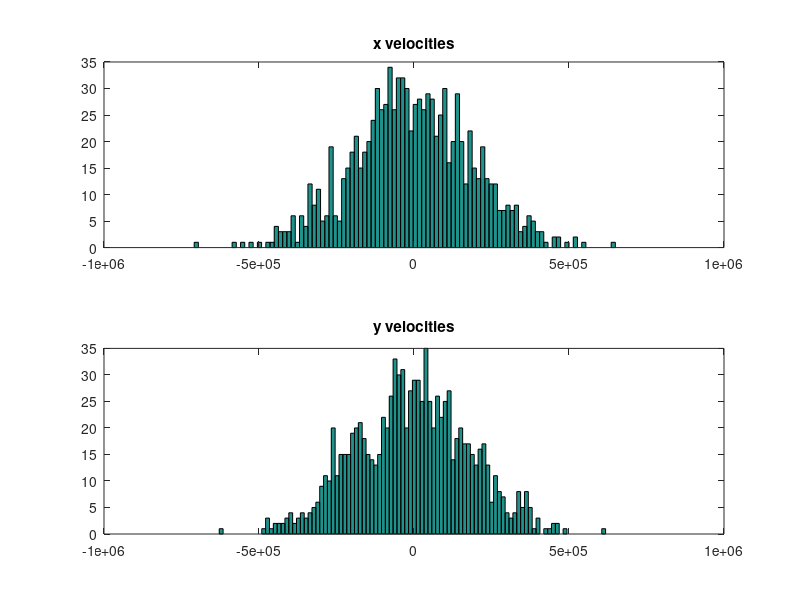
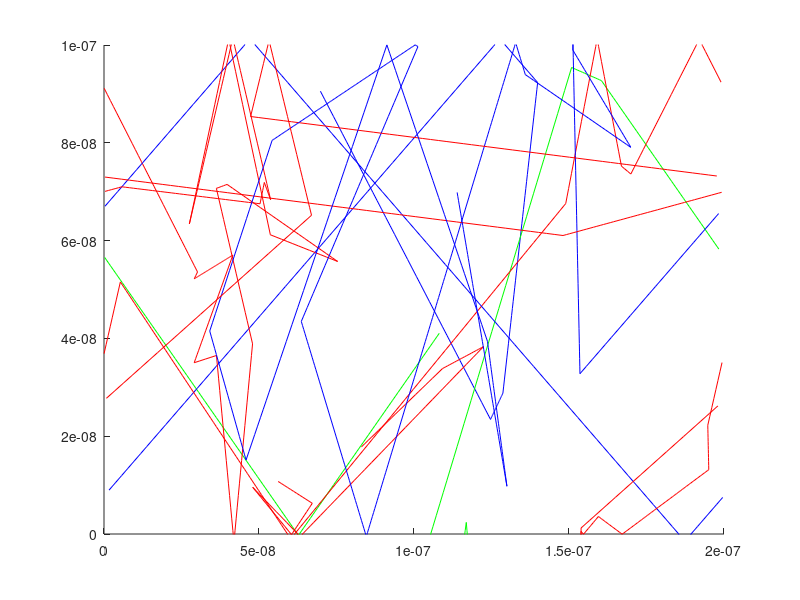
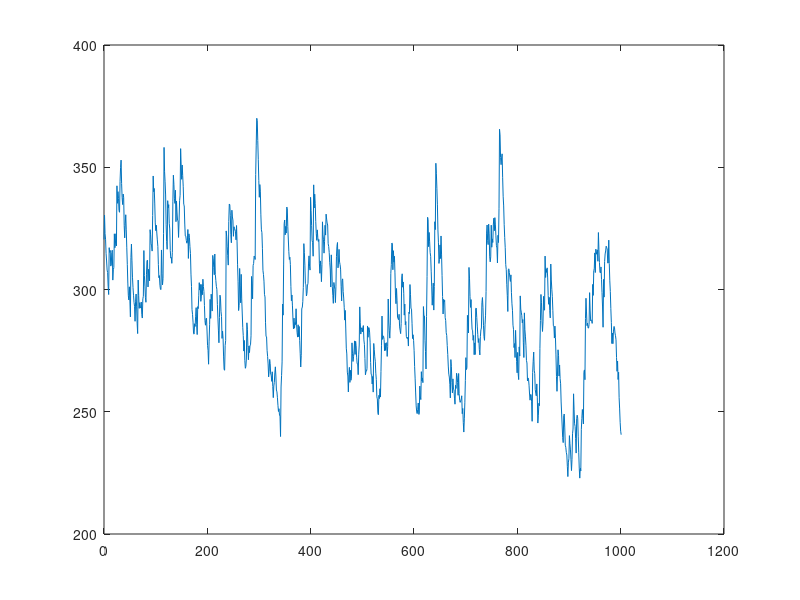

The MATLAB source for these figures, in order:
%constants
C.q_0 = 1.60217653e-19;
C.m_0 = 9.10938215e-31;
C.eps_0 = 8.854187817e-12;
C.kb = 1.3806504e-23;
C.T = 300;
frameWidth = 200e-9;
frameHeight = 100e-9;
iteration = 1;
nAtoms = 1000;
binsize = nAtoms / 10;
Vth = sqrt(2*C.kb*C.T /(0.26*C.m_0));
dt = frameHeight/Vth/100;
Tstop = 1000*dt;
t = 0;
freepath = 0.2e-12;
Pscatter = 1 - exp(-dt/freepath);
EK = 0;


%initializing vectors
Xnext = zeros(1,nAtoms);
Ynext = zeros(1,nAtoms);
VX = Vth * randn(1,nAtoms);
VY = Vth * randn(1,nAtoms);
V = sqrt(VY.*VY+VX.*VX);
X = frameWidth * rand(1, nAtoms);
Y = frameHeight * rand(1, nAtoms);
R = zeros(1, nAtoms);
Temperature = zeros(1, 100);
meanpaths = zeros(1,nAtoms);
%histograms of X and Y velocities
figure(1)
subplot(2,1,1);
hist(VX,binsize)
title('x velocities')
subplot(2,1,2);
hist(VY,binsize)
title('y velocities')

while t < Tstop
    
    R = rand(1,nAtoms);
    VX(R<Pscatter) = Vth*randn(1);
    VY(R<Pscatter) = Vth*randn(1);
    V = sqrt(VY.*VY+VX.*VX);
    meanpaths(R<Pscatter) = 0;
    unscattered = ismissing(R<Pscatter,0);
    meanpaths(unscattered) = meanpaths(unscattered) + V(unscattered)*dt;
    
    
    
    Xnext = X + VX*dt;
    Ynext = Y + VY*dt;
    %X boundary conditions set
    right = Xnext>frameWidth;
    left = Xnext<0;
    Xnext(right) = Xnext(right)-frameWidth;
    Xnext(left) = Xnext(left) + frameWidth;
    %Y boundary conditions set
    top = Ynext > frameHeight;
    bottom = Ynext < 0;
    VY(top | bottom) = VY(top | bottom) * -1;
    %calculations for temperature
    Temperature(iteration) = 0.26*C.m_0*mean(V.^2)/4/C.kb;
    figure(2)
    xlim([0 frameWidth])
    ylim([0 frameHeight])
    hold on
    %plotting, but avoid plotting the full horizontal jump
    if abs(Xnext(1) - X(1)) < 2*abs(VX(1))*dt
        figure(2)
        plot([Xnext(1) X(1)], [Ynext(1) Y(1)], 'blue')
    end
    if abs(Xnext(2) - X(2)) < 2*abs(VX(2))*dt
        figure(2)
        plot([Xnext(2) X(2)], [Ynext(2) Y(2)], 'red')
    end
    if abs(Xnext(3) - X(3)) < 2*abs(VX(3))*dt
        figure(2)
        plot([Xnext(3) X(3)], [Ynext(3) Y(3)], 'green')
    end
    
    
    
    %updating positions, and advancing time a step forward so the while
    %loop works
    X = Xnext;
    Y = Ynext;
    t = t+dt;
    iteration = iteration + 1;
    pause(0.0001);
end
%plotting temperature, should be constant 
figure(3)
dummy = linspace(0,iteration, length(Temperature));
plot(dummy, Temperature)
